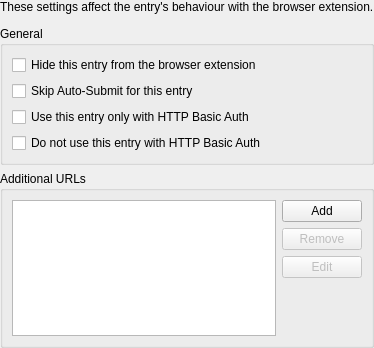
<?xml version="1.0" encoding="UTF-8"?>
<ui version="4.0">
 <class>EditEntryWidgetBrowser</class>
 <widget class="QWidget" name="EditEntryWidgetBrowser">
  <property name="geometry">
   <rect>
    <x>0</x>
    <y>0</y>
    <width>374</width>
    <height>348</height>
   </rect>
  </property>
  <layout class="QVBoxLayout" name="verticalLayout_1">
   <property name="leftMargin">
    <number>0</number>
   </property>
   <property name="topMargin">
    <number>0</number>
   </property>
   <property name="rightMargin">
    <number>0</number>
   </property>
   <property name="bottomMargin">
    <number>0</number>
   </property>
   <item>
    <widget class="QLabel" name="label">
     <property name="text">
      <string>These settings affect the entry's behaviour with the browser extension.</string>
     </property>
    </widget>
   </item>
   <item>
    <widget class="MessageWidget" name="messageWidget" native="true">
     <property name="sizePolicy">
      <sizepolicy hsizetype="Preferred" vsizetype="Preferred">
       <horstretch>0</horstretch>
       <verstretch>0</verstretch>
      </sizepolicy>
     </property>
    </widget>
   </item>
   <item>
    <widget class="QGroupBox" name="groupBox_2">
     <property name="title">
      <string>General</string>
     </property>
     <layout class="QVBoxLayout" name="verticalLayout_2">
      <item>
       <widget class="QCheckBox" name="hideEntryCheckbox">
        <property name="text">
         <string>Hide this entry from the browser extension</string>
        </property>
       </widget>
      </item>
      <item>
       <widget class="QCheckBox" name="skipAutoSubmitCheckbox">
        <property name="text">
         <string>Skip Auto-Submit for this entry</string>
        </property>
       </widget>
      </item>
      <item>
       <widget class="QCheckBox" name="onlyHttpAuthCheckbox">
        <property name="toolTip">
         <string>Only send this entry to the browser for HTTP Auth dialogs. If enabled, normal login forms will not show this entry for selection.</string>
        </property>
        <property name="text">
         <string>Use this entry only with HTTP Basic Auth</string>
        </property>
       </widget>
      </item>
      <item>
       <widget class="QCheckBox" name="notHttpAuthCheckbox">
        <property name="toolTip">
         <string>Do not send this entry to the browser for HTTP Auth dialogs. If enabled, HTTP Auth dialogs will not show this entry for selection.</string>
        </property>
        <property name="text">
         <string>Do not use this entry with HTTP Basic Auth</string>
        </property>
       </widget>
      </item>
     </layout>
    </widget>
   </item>
   <item>
    <widget class="QGroupBox" name="groupBox_3">
     <property name="title">
      <string>Additional URLs</string>
     </property>
     <layout class="QHBoxLayout" name="horizontalLayout_1">
      <item>
       <widget class="QListView" name="additionalURLsView">
        <property name="accessibleName">
         <string>Additional URL entries</string>
        </property>
        <property name="minimumSize">
         <size>
          <width>0</width>
          <height>0</height>
         </size>
        </property>
        <property name="sizeAdjustPolicy">
         <enum>QAbstractScrollArea::AdjustToContents</enum>
        </property>
        <property name="resizeMode">
         <enum>QListView::Adjust</enum>
        </property>
       </widget>
      </item>
      <item>
       <layout class="QVBoxLayout" name="additionalURLsButtonLayout">
        <item>
         <widget class="QPushButton" name="addURLButton">
          <property name="text">
           <string>Add</string>
          </property>
         </widget>
        </item>
        <item>
         <widget class="QPushButton" name="removeURLButton">
          <property name="enabled">
           <bool>false</bool>
          </property>
          <property name="text">
           <string>Remove</string>
          </property>
         </widget>
        </item>
        <item>
         <widget class="QPushButton" name="editURLButton">
          <property name="enabled">
           <bool>false</bool>
          </property>
          <property name="text">
           <string>Edit</string>
          </property>
         </widget>
        </item>
        <item>
         <spacer name="verticalSpacer">
          <property name="orientation">
           <enum>Qt::Vertical</enum>
          </property>
          <property name="sizeType">
           <enum>QSizePolicy::Expanding</enum>
          </property>
          <property name="sizeHint" stdset="0">
           <size>
            <width>20</width>
            <height>40</height>
           </size>
          </property>
         </spacer>
        </item>
       </layout>
      </item>
     </layout>
    </widget>
   </item>
  </layout>
 </widget>
 <customwidgets>
  <customwidget>
   <class>MessageWidget</class>
   <extends>QWidget</extends>
   <header>gui/MessageWidget.h</header>
  </customwidget>
 </customwidgets>
 <tabstops>
  <tabstop>skipAutoSubmitCheckbox</tabstop>
  <tabstop>onlyHttpAuthCheckbox</tabstop>
  <tabstop>additionalURLsView</tabstop>
  <tabstop>addURLButton</tabstop>
  <tabstop>removeURLButton</tabstop>
  <tabstop>editURLButton</tabstop>
 </tabstops>
 <resources/>
 <connections/>
</ui>
